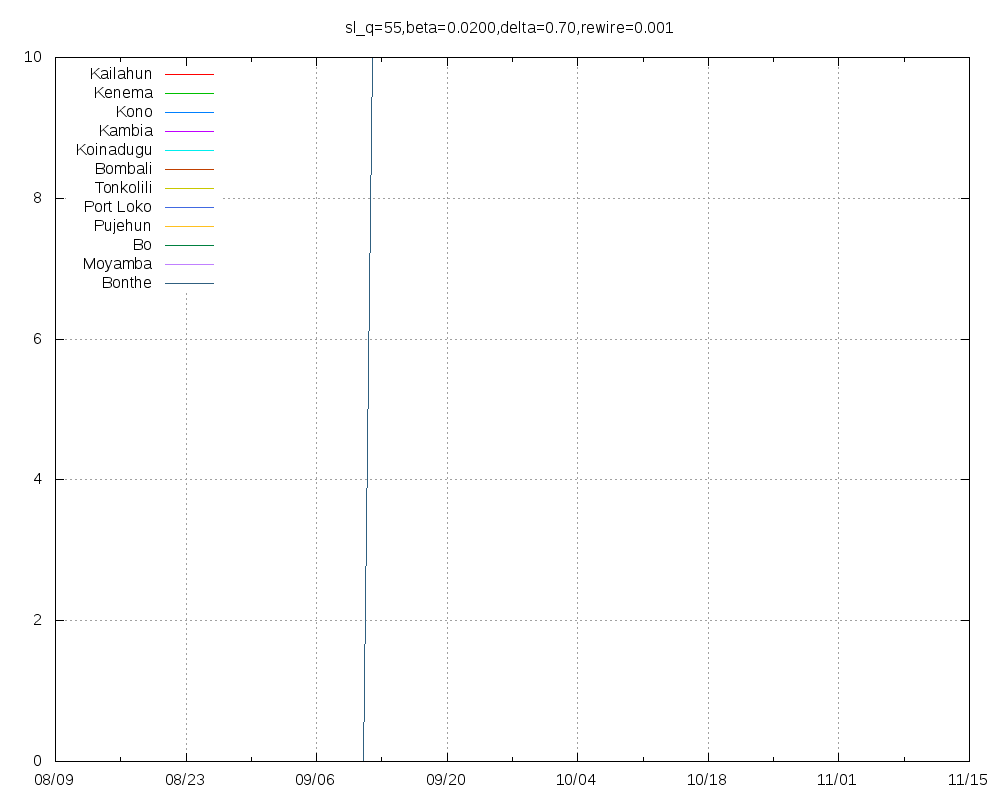

Write gnuplot code to recreate this figure.
set title "sl_q=55,beta=0.0200,delta=0.70,rewire=0.001"
set key top left
set grid
set xdata time
set timefmt "%Y-%m-%d"
set terminal png size 1000,800
set output "sl_q=55,beta=0.0200,delta=0.70,rewire=0.001.png"
plot "Kailahun.tab" using 1:2 title "Kailahun" with lines,"Kenema.tab" using 1:2 title "Kenema" with lines,"Kono.tab" using 1:2 title "Kono" with lines,"Kambia.tab" using 1:2 title "Kambia" with lines,"Koinadugu.tab" using 1:2 title "Koinadugu" with lines,"Bombali.tab" using 1:2 title "Bombali" with lines,"Tonkolili.tab" using 1:2 title "Tonkolili" with lines,"Port_Loko.tab" using 1:2 title "Port Loko" with lines,"Pujehun.tab" using 1:2 title "Pujehun" with lines,"Bo.tab" using 1:2 title "Bo" with lines,"Moyamba.tab" using 1:2 title "Moyamba" with lines,"Bonthe.tab" using 1:2 title "Bonthe" with lines
